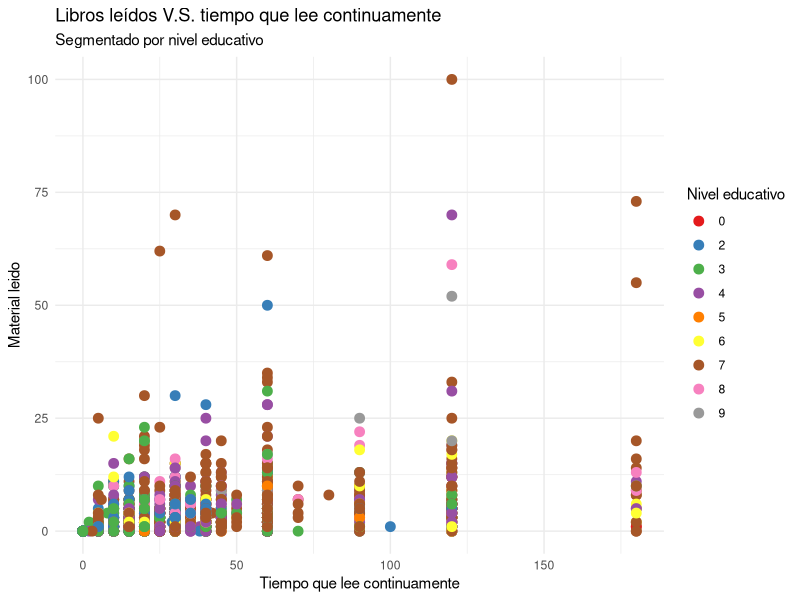
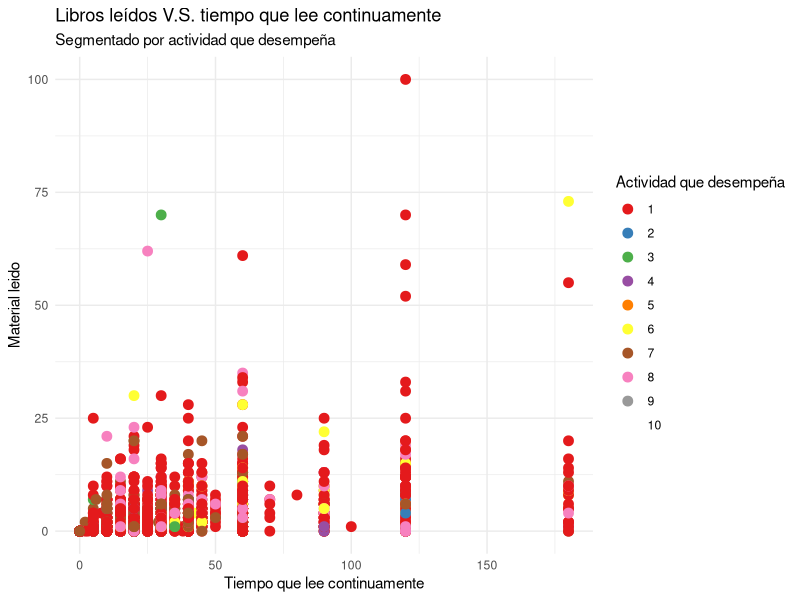
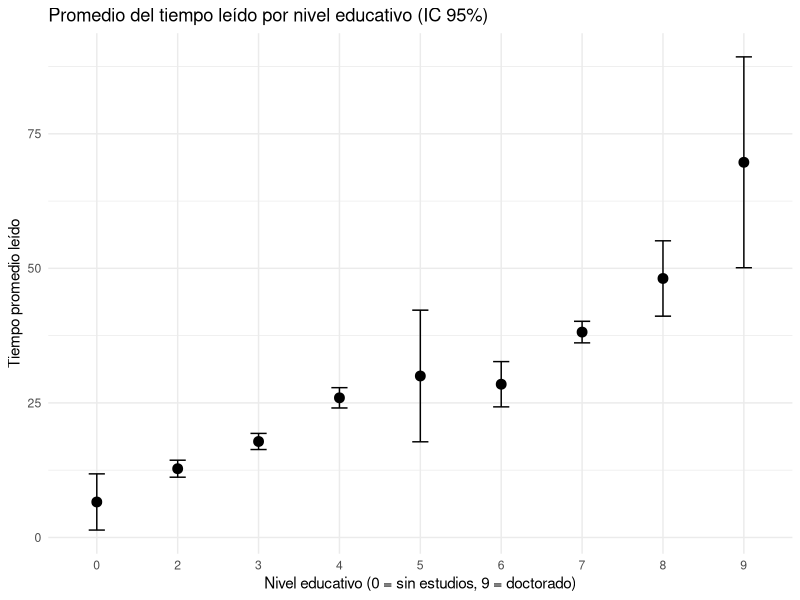
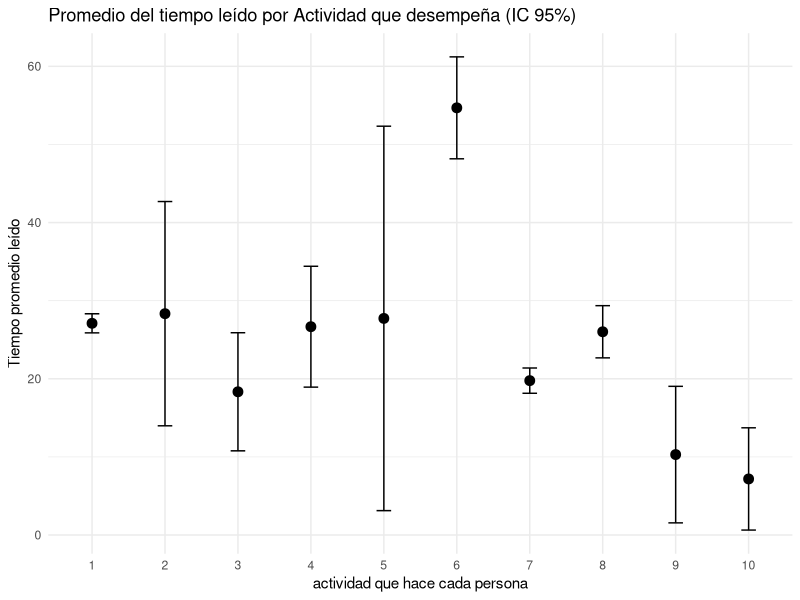
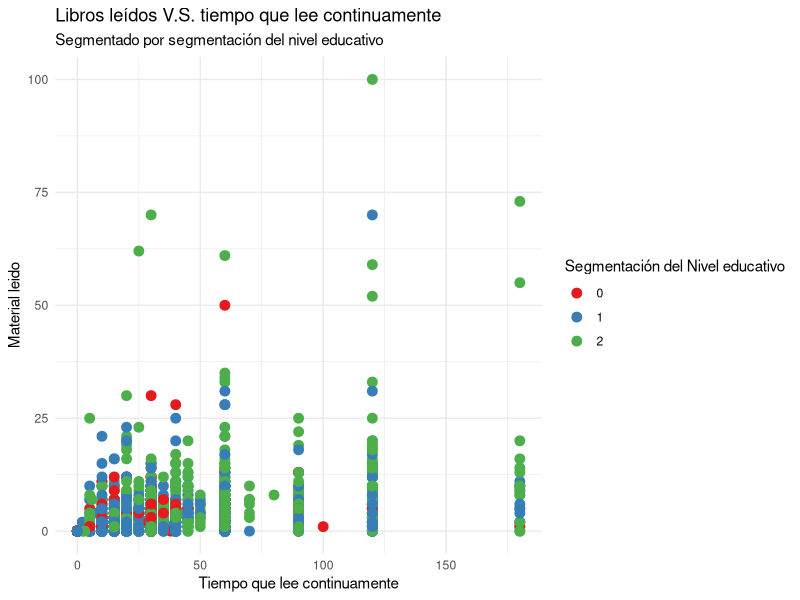
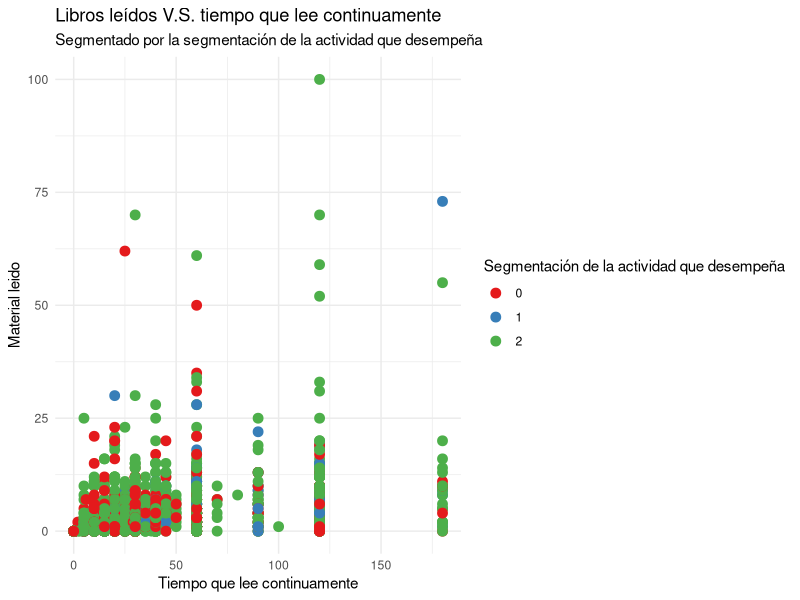
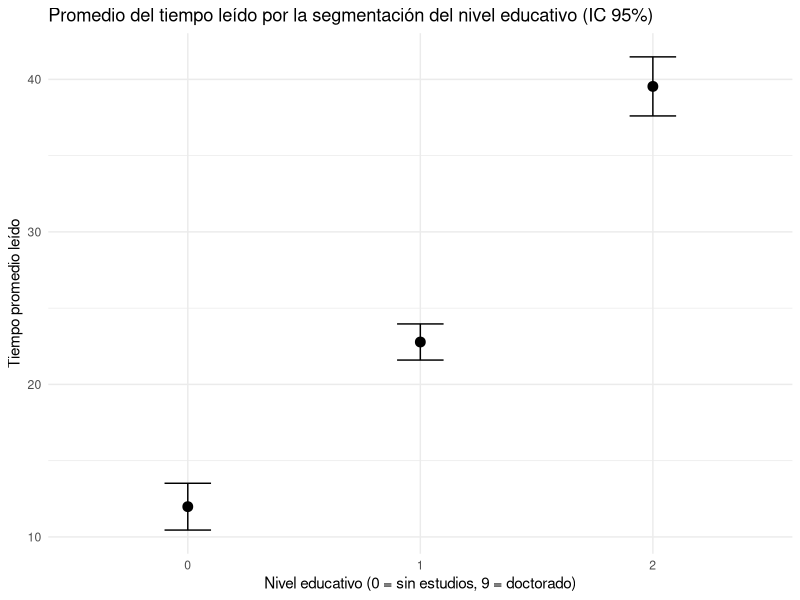
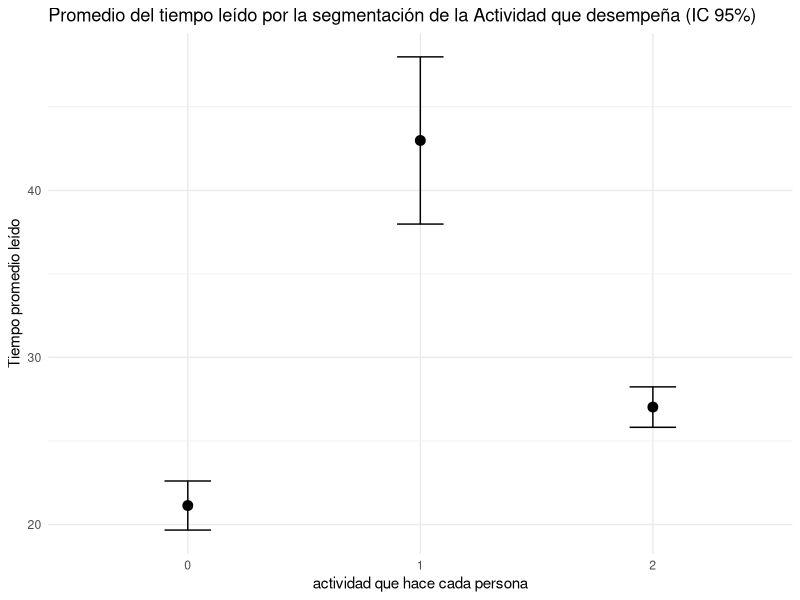

These charts were generated, in order, by the following R code:
## ---- chunk 1
library(tidyverse)
library(here)

Mfinal = read.csv("DATA_NEW.csv")
## ---- chunk 2
ggplot(Mfinal, aes(x=p26, y=material_leido,color=as.factor(nivel)))+ geom_point(size=3) +  scale_color_brewer(palette = "Set1")+ labs(title="Libros leídos V.S. tiempo que lee continuamente", subtitle="Segmentado por nivel educativo", x="Tiempo que lee continuamente",y="Material leido", color="Nivel educativo")+ theme_minimal()
## ---- chunk 3
ggplot(Mfinal, aes(x=p26, y=material_leido,color=as.factor(cond_act)))+ geom_point(size=3, ) +  scale_color_brewer(palette = "Set1")  + labs(title="Libros leídos V.S. tiempo que lee continuamente", subtitle="Segmentado por actividad que desempeña", x="Tiempo que lee continuamente",y="Material leido", color="Actividad que desempeña")+ theme_minimal()
## ---- chunk 4
library(tidyverse)

# Calcular resumen estadístico por nivel educativo
Nivel <- Mfinal %>%
  group_by(nivel) %>% # agrupa por categoría
  summarise(
    n = n(),                              # número de observaciones
    media = mean(p26, na.rm = TRUE),  # promedio
    sd = sd(p26, na.rm = TRUE),       # desviación estándar
    se = sd / sqrt(n),                         # error estándar = s / sqrt(n)
    t_crit = qt(0.975, df = n - 1),            # valor t para 95% de confianza
    IC_inf = media - t_crit * se,              # límite inferior
    IC_sup = media + t_crit * se               # límite superior
  )



ggplot(Nivel, aes(x = factor(nivel), y = media)) +
  geom_point(size = 3, color = "black") +  # puntos del promedio
  geom_errorbar(aes(ymin = IC_inf, ymax = IC_sup), width = 0.2, color = "black") +
  labs(
    title = "Promedio del tiempo leído por nivel educativo (IC 95%)",
    x = "Nivel educativo (0 = sin estudios, 9 = doctorado)",
    y = "Tiempo promedio leído"
  ) +
  theme_minimal()

anova_result <- aov(p26 ~ factor(nivel), data = Mfinal)
summary(anova_result)
## ---- chunk 5
library(tidyverse)
Actividad<-Mfinal %>%
  group_by(cond_act) %>%
  summarise(
    n=n(),
    media=mean(p26, na.rm=TRUE) ,
    sd=sd(p26,na.rm=TRUE),
    se= sd/sqrt(n),
    t_crit=qt(0.975,df=n-1),
    cola_abajo=media-t_crit*se,
    cola_superior= media+t_crit*se
  )

ggplot(Actividad, aes(x = factor(cond_act), y = media)) +
  geom_point(size = 3, color = "black") +  # puntos del promedio
  geom_errorbar(aes(ymin = cola_abajo, ymax = cola_superior), width = 0.2, color = "black") +
  labs(
    title = "Promedio del tiempo leído por Actividad que desempeña (IC 95%)",
    x = "actividad que hace cada persona",
    y = "Tiempo promedio leído"
  ) +
  theme_minimal()


annova<- aov(p26 ~ factor(cond_act),data=Mfinal)
summary(annova)
## ---- chunk 6
ggplot(Mfinal, aes(x=p26, y=material_leido,color=as.factor(nivel_segmentado)))+ geom_point(size=3) +  scale_color_brewer(palette = "Set1")+ labs(title="Libros leídos V.S. tiempo que lee continuamente", subtitle="Segmentado por segmentación del nivel educativo", x="Tiempo que lee continuamente",y="Material leido", color="Segmentación del Nivel educativo")+ theme_minimal()
## ---- chunk 7
ggplot(Mfinal, aes(x=p26, y=material_leido,color=as.factor(cond_act_segmentado)))+ geom_point(size=3, ) +  scale_color_brewer(palette = "Set1")  + labs(title="Libros leídos V.S. tiempo que lee continuamente", subtitle="Segmentado por la segmentación de la actividad que desempeña", x="Tiempo que lee continuamente",y="Material leido", color="Segmentación de la actividad que desempeña")+ theme_minimal()
## ---- chunk 8
library(tidyverse)

# Calcular resumen estadístico por nivel educativo
Nivel <- Mfinal %>%
  group_by(nivel_segmentado) %>% # agrupa por categoría
  summarise(
    n = n(),                              # número de observaciones
    media = mean(p26, na.rm = TRUE),  # promedio
    sd = sd(p26, na.rm = TRUE),       # desviación estándar
    se = sd / sqrt(n),                         # error estándar = s / sqrt(n)
    t_crit = qt(0.975, df = n - 1),            # valor t para 95% de confianza
    IC_inf = media - t_crit * se,              # límite inferior
    IC_sup = media + t_crit * se               # límite superior
  )



ggplot(Nivel, aes(x = factor(nivel_segmentado), y = media)) +
  geom_point(size = 3, color = "black") +  # puntos del promedio
  geom_errorbar(aes(ymin = IC_inf, ymax = IC_sup), width = 0.2, color = "black") +
  labs(
    title = "Promedio del tiempo leído por la segmentación del nivel educativo (IC 95%)",
    x = "Nivel educativo (0 = sin estudios, 9 = doctorado)",
    y = "Tiempo promedio leído"
  ) +
  theme_minimal()

anova_result <- aov(p26 ~ factor(nivel_segmentado), data = Mfinal)
summary(anova_result)

## ---- chunk 9
library(tidyverse)
Actividad<-Mfinal %>%
  group_by(cond_act_segmentado) %>%
  summarise(
    n=n(),
    media=mean(p26, na.rm=TRUE) ,
    sd=sd(p26,na.rm=TRUE),
    se= sd/sqrt(n),
    t_crit=qt(0.975,df=n-1),
    cola_abajo=media-t_crit*se,
    cola_superior= media+t_crit*se
  )

ggplot(Actividad, aes(x = factor(cond_act_segmentado), y = media)) +
  geom_point(size = 3, color = "black") +  # puntos del promedio
  geom_errorbar(aes(ymin = cola_abajo, ymax = cola_superior), width = 0.2, color = "black") +
  labs(
    title = "Promedio del tiempo leído por la segmentación de la Actividad que desempeña (IC 95%)",
    x = "actividad que hace cada persona",
    y = "Tiempo promedio leído"
  ) +
  theme_minimal()


annova<- aov(p26 ~ factor(cond_act_segmentado),data=Mfinal)
summary(annova)
